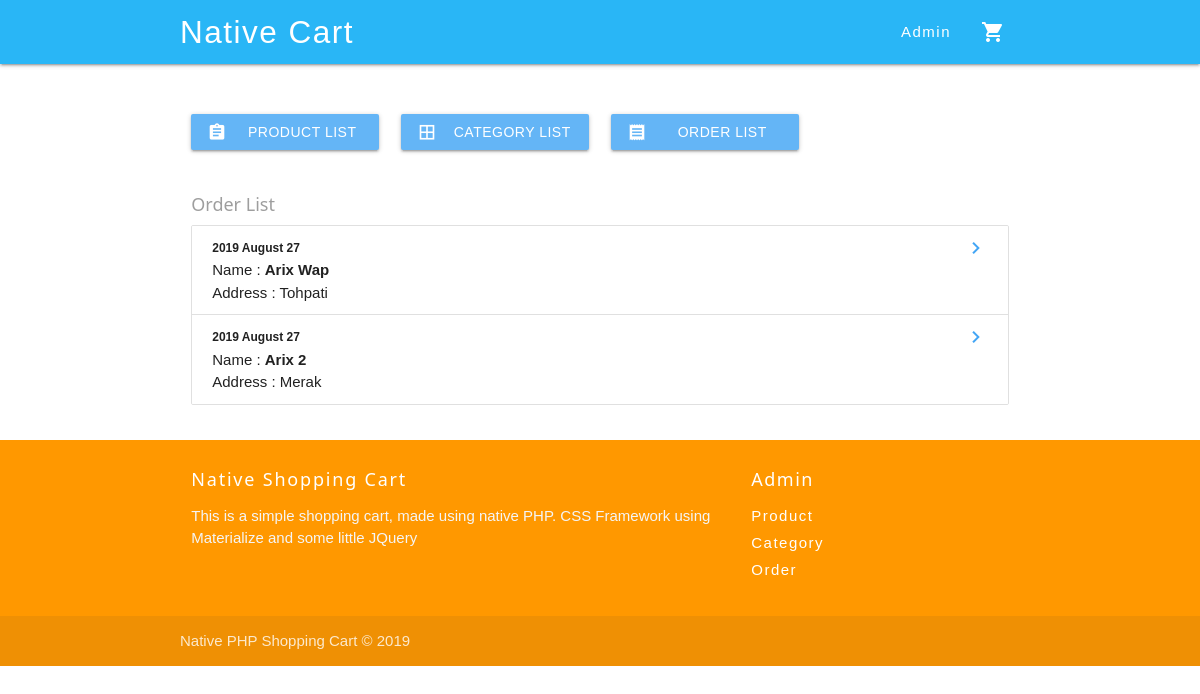
Before: /admin/order with the older database file.
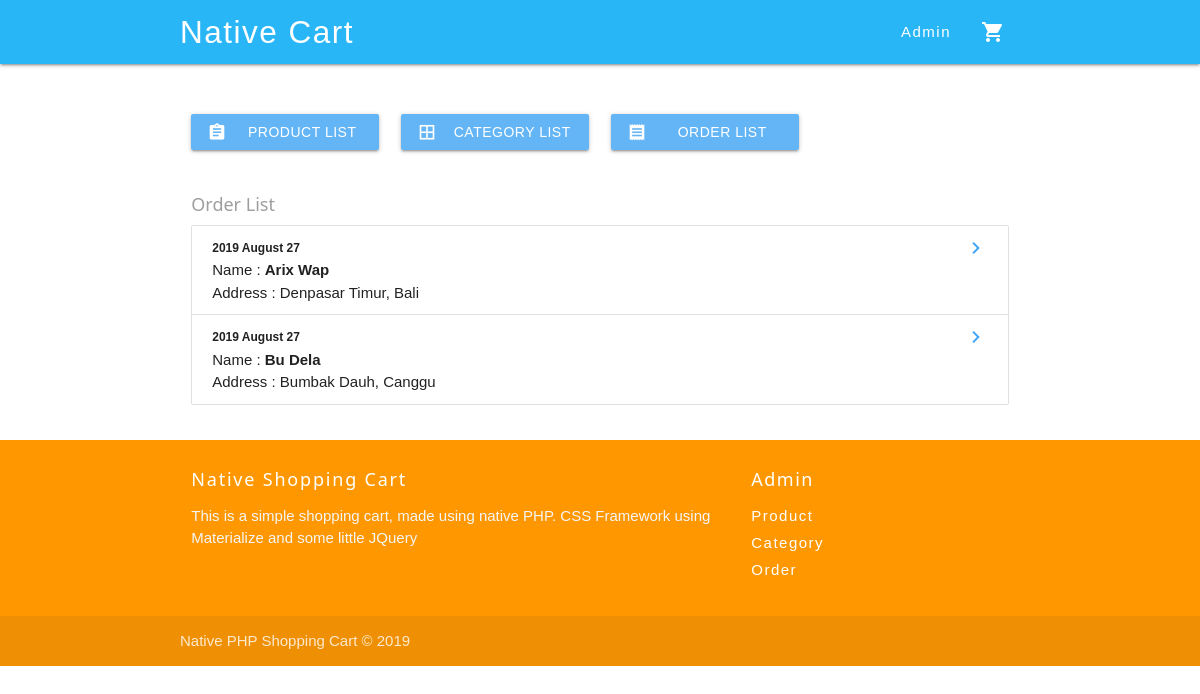
After: the same page with the newer database file.
### tables this page shows
CREATE TABLE IF NOT EXISTS `orders` (
  `id` int(10) unsigned NOT NULL AUTO_INCREMENT,
  `user_id` varchar(8) DEFAULT NULL,
  `name` varchar(250) DEFAULT NULL COMMENT 'User Order Name',
  `address` text COMMENT 'User Order Address',
  `total_price` float unsigned DEFAULT NULL,
  `payment` varchar(50) DEFAULT NULL,
  `created_at` timestamp NULL DEFAULT NULL,
  `updated_at` timestamp NULL DEFAULT NULL,
  PRIMARY KEY (`id`)
);

### system/function.php (called while the page is built, shortened)
<?php
function baseurl($suffix = null)
{
    global $_CONFIG;
    $baseurl = $_CONFIG['baseurl'];
    if ( substr($baseurl, -1) == '/' ) {
        $baseurl = substr($baseurl, 0, (strlen($baseurl) - 1) );
    }
    $suffix = preg_replace('/(\/+)/', '/', $suffix);
    if ($suffix) {
        return $baseurl.'/'.$suffix;
    } else {
        return $baseurl;
    }
}
function view($page, $data = [], $title = null, $layout = null)
{
    if ($layout) {
        if (strpos($layout, '.php') === false) $layout = $layout.'.php';
        $_VIEW['layout'] = 'view/layout/'.$layout;
    } else {
        $_VIEW['layout'] = 'view/layout/main.php';
    }
    include($_VIEW['layout']);
}
?>

### system/ClassDir/RouteClass.php (called while the page is built, shortened)
<?php
class RouteClass
{
    public function __construct($className, $methodName, $paramName)
    {
        $class = new $className();
        $methodName = toCamelCase($methodName);
        $class->$methodName($paramName);
    }
}
?>

### system/route.php (called while the page is built, shortened)
<?php
new RouteClass(Uri(0), Uri(1), Uri(2));
?>

### system/boot.php (called while the page is built, shortened)
<?php
include('system/ClassDir/DatabaseClass.php');
include('system/ClassDir/RouteClass.php');
include('system/function.php');
include('system/route.php');
?>

### index.php (called while the page is built)
<?php
$_CONFIG = [
    'name' => 'Shop Cart',
    'baseurl' => 'http://localhost/shopping-cart/',
    'index' => 'shop',
    'database' => [
        'host'  => 'localhost',
        'user'  => 'root',
        'pass'  => '',
        'name'  => 'native_php_shopping_cart',
    ],
];
include 'system/boot.php';
?>

### system/ClassDir/DatabaseClass.php (called while the page is built, shortened)
<?php
class DatabaseClass
{
    public $connection;
    public function __construct($host, $username, $password, $database)
    {
        $connection = mysqli_connect($host, $username, $password, $database);
        $this->connection = $connection;
    }
    public function query($string, $returnMysqlObject = false)
    {
        $result = false;
        $query = $this->connection->query($string);
        if (strpos(strtoupper($string), 'SELECT') !== false) {
            $result = [];
            if ($query == true && $query->num_rows > 0) {
                $rows = [];
                while ($row = $query->fetch_assoc()) {
                    $rows[] = $row;
                }
                $result = $rows;
            }
        }
        return $result;
    }
}
?>

### view/page/admin/order-index.php (the view)
<div class="container">
    <div class="row">
        <div class="col s12 m4 l3 m-b-1">
            <a class="waves-effect waves-light btn blue lighten-2 btn-block" href="<?=baseurl('admin/product')?>">
                <i class="material-icons left">assignment</i>Product List
            </a>
        </div>
        <div class="col s12 m4 l3 m-b-1">
            <a class="waves-effect waves-light btn blue lighten-2 btn-block" href="<?=baseurl('admin/category')?>">
                <i class="material-icons left">border_all</i>Category List
            </a>
        </div>
        <div class="col s12 m4 l3 m-b-1">
            <a class="waves-effect waves-light btn blue lighten-2 btn-block" href="<?=baseurl('admin/order')?>">
                <i class="material-icons left">receipt</i>Order List
            </a>
        </div>
    </div>
    <div class="row">
        <div class="col s12">
            <?php if (count($orders) > 0) : ?>
                <h5 class="grey-text">Order List</h5>
                <ul class="collection">
                    <?php foreach($orders as $key => $order) : ?>
                        <li class="collection-item">
                            <div class="secondary-content">
                                <a href="<?=baseurl('admin/order/'.$order['id'])?>" class="materialize-tooltip" data-position="right" data-tooltip="Order Detail"><i class="material-icons blue-text text-lighten-1">chevron_right</i></a>
                            </div>
                            <small class="order-date bold"><?=date('Y F d', strtotime($order['created_at']))?></small>
                            <br>
                            <div>Name : <span class="order-name bold"><?=$order['name']?></span></div>
                            <div>Address : <span class="order-address"><?=$order['address']?></span></div>
                        </li>
                    <?php endforeach; ?>
                </ul>
            <?php else : ?>
                <h5 class="grey-text">No Order List</h5>
            <?php endif; ?>
        </div>
    </div>
</div>

### app/Admin.php (shortened to what this page needs)
<?php
class Admin extends ControllerClass
{
    public function order($id)
    {
        if ($id) {
            $this->orderDetail($id);
        } else {
            $title = config('name').' - Order List';
            $data['orders'] = $this->db->query('SELECT * FROM orders');
            view('admin/order-index', $data, $title);
        }
    }
}
?>

### view/layout/main.php (shortened to what this page needs)
<!DOCTYPE html>
<html lang="en">
<head>
    <link href="<?=baseurl('public/assets/materialize/icon.css?family=Material+Icons')?>" rel="stylesheet">
    <link rel="stylesheet" href="<?=baseurl('public/assets/materialize/materialize.min.css') ?>">
    <link rel="stylesheet" href="<?=baseurl('public/assets/w3/w3.css') ?>">
    <link rel="stylesheet" href="<?=baseurl('public/assets/style.css') ?>">
</head>
<body>
    <nav class="light-blue lighten-1 text-space" role="navigation">
        <div class="nav-wrapper container"><a id="logo-container" href="<?=baseurl()?>" class="brand-logo">Native Cart</a>
            <ul class="right hide-on-med-and-down">
                <li><a href="<?=baseurl('admin')?>">Admin</a></li>
                <li><a href="<?=baseurl('cart')?>"><i class="material-icons">shopping_cart</i></a></li>
            </ul>
        </div>
    </nav>
    <div class="main-container">
        <?php include($_VIEW['page']) ?>
    </div>
    <footer class="page-footer orange">
        <div class="container">
            <div class="row">
                <div class="col l8 s12">
                    <h5 class="white-text text-space">Native Shopping Cart</h5>
                    <p class="grey-text text-lighten-4">This is a simple shopping cart, made using native PHP. CSS Framework using Materialize and some little JQuery</p>
                </div>
                <div class="col l4 s12 text-space">
                    <h5 class="white-text">Admin</h5>
                    <ul class="menu-footer">
                        <li><a class="white-text" href="<?=baseurl('admin/product')?>">Product</a></li>
                        <li><a class="white-text" href="<?=baseurl('admin-product/category')?>">Category</a></li>
                        <li><a class="white-text" href="<?=baseurl('admin/order')?>">Order</a></li>
                    </ul>
                </div>
            </div>
        </div>
        <div class="footer-copyright">
            <div class="container">Native PHP Shopping Cart © 2019</div>
        </div>
    </footer>
  </body>
</html>

### public/assets/w3/w3.css (style rules this page uses)
*,*:before,*:after { box-sizing:inherit }
html { -ms-text-size-adjust:100%;-webkit-text-size-adjust:100% }
body { margin:0 }
article,aside,details,figcaption,figure,footer,header,main,menu,nav,section { display:block }
a { background-color:transparent }
small { font-size:80% }
html,body { font-family:Verdana,sans-serif;font-size:15px;line-height:1.5 }
html { overflow-x:hidden }
h5 { font-size:18px }
h1,h2,h3,h4,h5,h6 { font-family:"Segoe UI",Arial,sans-serif;font-weight:400;margin:10px 0 }
a { color:inherit }

### public/assets/style.css (style rules this page uses)
.main-container { margin-top: 50px; min-height: 290px; }
button.btn.btn-block, a.btn.btn-block { width: 100%; }
.bold { font-weight: 600; }
ul.menu-footer > li { font-weight: 300; margin-bottom: 0.3em; }
.text-space { letter-spacing: 0.1em; }
.m-b-1 { margin-bottom: 1em !important; }

Changed rows visible on the page:
changed orders "Arix Wap": address "Tohpati" → "Denpasar Timur, Bali"
changed orders: name "Arix 2" → "Bu Dela"; address "Merak" → "Bumbak Dauh, Canggu"
